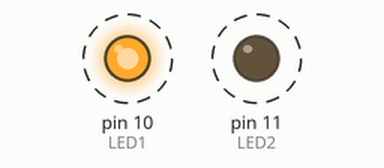
This sketch was run on a simulated Arduino Uno, built with avr-gcc and run on an emulated ATmega328P. On the bench: output pins drawn as LEDs (lit = HIGH). Dashed ring = blinking.

Above: at 0.5 s.
Timing chart, 0 to 4.6 s (numbered marks = the images above):
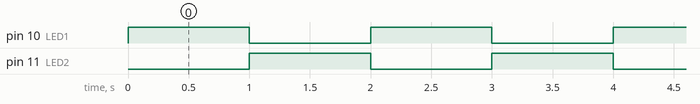

Measured:
- by itself, pin 10 (LED1), pin 11 (LED2): alternates HIGH for 1.0 s and LOW for 1.0 s

The sketch:

BC4A-4.2.ino
```cpp
/*
  Beginning C For Arduino
  4-2
  Alternate Blink
  Alternates between two LEDs one second, repeatedly
*/

const int LED1 = 10;
const int LED2 = 11;

long counter = 0;
// the setup function runs once when you press reset or power the board
void setup() {
  // initialize digital LED pins as an output.
  pinMode(LED1, OUTPUT);
  pinMode(LED2, OUTPUT);
}

// the loop function runs over and over again forever
void loop() {
    if (counter % 2 == 1) {
  digitalWrite(LED1, LOW);    // turn LED2 off
  digitalWrite(LED2, HIGH);   // turn LED1 on (HIGH is the voltage level)
  delay(1000);                       // wait for a second
  }

    if (counter % 2 == 0) {
  digitalWrite(LED1, HIGH);   // turn LED2 on
  digitalWrite(LED2, LOW);    // turn LED1 off by making the voltage LOW
  delay(1000);                       // wait for a second
  }
  // increment counter
  counter = counter + 1;
}
```
